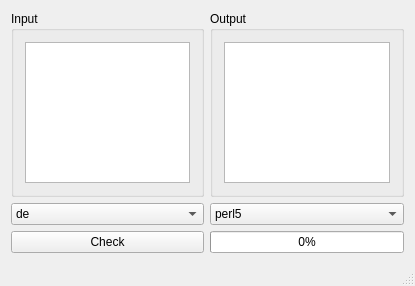
<?xml version="1.0" encoding="UTF-8"?>
<ui version="4.0">
 <class>QAClass</class>
 <widget class="QMainWindow" name="QAClass">
  <property name="geometry">
   <rect>
    <x>0</x>
    <y>0</y>
    <width>415</width>
    <height>286</height>
   </rect>
  </property>
  <property name="windowTitle">
   <string>FreeHAL quality assurance</string>
  </property>
  <widget class="QWidget" name="centralWidget">
   <layout class="QGridLayout" name="gridLayout_3">
    <item row="1" column="0">
     <widget class="QGroupBox" name="groupBox">
      <property name="title">
       <string>Input</string>
      </property>
      <layout class="QGridLayout" name="gridLayout">
       <item row="0" column="0">
        <widget class="QTextBrowser" name="input">
         <property name="font">
          <font>
           <family>Monospace</family>
          </font>
         </property>
         <property name="readOnly">
          <bool>false</bool>
         </property>
         <property name="html">
          <string>&lt;!DOCTYPE HTML PUBLIC &quot;-//W3C//DTD HTML 4.0//EN&quot; &quot;http://www.w3.org/TR/REC-html40/strict.dtd&quot;&gt;
&lt;html&gt;&lt;head&gt;&lt;meta name=&quot;qrichtext&quot; content=&quot;1&quot; /&gt;&lt;style type=&quot;text/css&quot;&gt;
p, li { white-space: pre-wrap; }
&lt;/style&gt;&lt;/head&gt;&lt;body style=&quot; font-family:'Monospace'; font-size:9pt; font-weight:400; font-style:normal;&quot;&gt;
&lt;p style=&quot;-qt-paragraph-type:empty; margin-top:0px; margin-bottom:0px; margin-left:0px; margin-right:0px; -qt-block-indent:0; text-indent:0px; font-family:'DejaVu Sans';&quot;&gt;&lt;/p&gt;&lt;/body&gt;&lt;/html&gt;</string>
         </property>
         <property name="acceptRichText">
          <bool>false</bool>
         </property>
        </widget>
       </item>
      </layout>
     </widget>
    </item>
    <item row="1" column="1">
     <widget class="QGroupBox" name="groupBox_2">
      <property name="title">
       <string>Output</string>
      </property>
      <layout class="QGridLayout" name="gridLayout_2">
       <item row="0" column="0">
        <widget class="QTextBrowser" name="object">
         <property name="font">
          <font>
           <family>Monospace</family>
          </font>
         </property>
        </widget>
       </item>
      </layout>
     </widget>
    </item>
    <item row="3" column="0">
     <widget class="QPushButton" name="check">
      <property name="text">
       <string>Check</string>
      </property>
     </widget>
    </item>
    <item row="3" column="1">
     <widget class="QProgressBar" name="bar">
      <property name="value">
       <number>0</number>
      </property>
     </widget>
    </item>
    <item row="2" column="0">
     <widget class="QComboBox" name="language">
      <item>
       <property name="text">
        <string>de</string>
       </property>
      </item>
      <item>
       <property name="text">
        <string>en</string>
       </property>
      </item>
     </widget>
    </item>
    <item row="2" column="1">
     <widget class="QComboBox" name="programming_language">
      <item>
       <property name="text">
        <string>perl5</string>
       </property>
      </item>
     </widget>
    </item>
   </layout>
  </widget>
  <widget class="QStatusBar" name="statusBar"/>
 </widget>
 <layoutdefault spacing="6" margin="11"/>
 <resources/>
 <connections/>
</ui>
